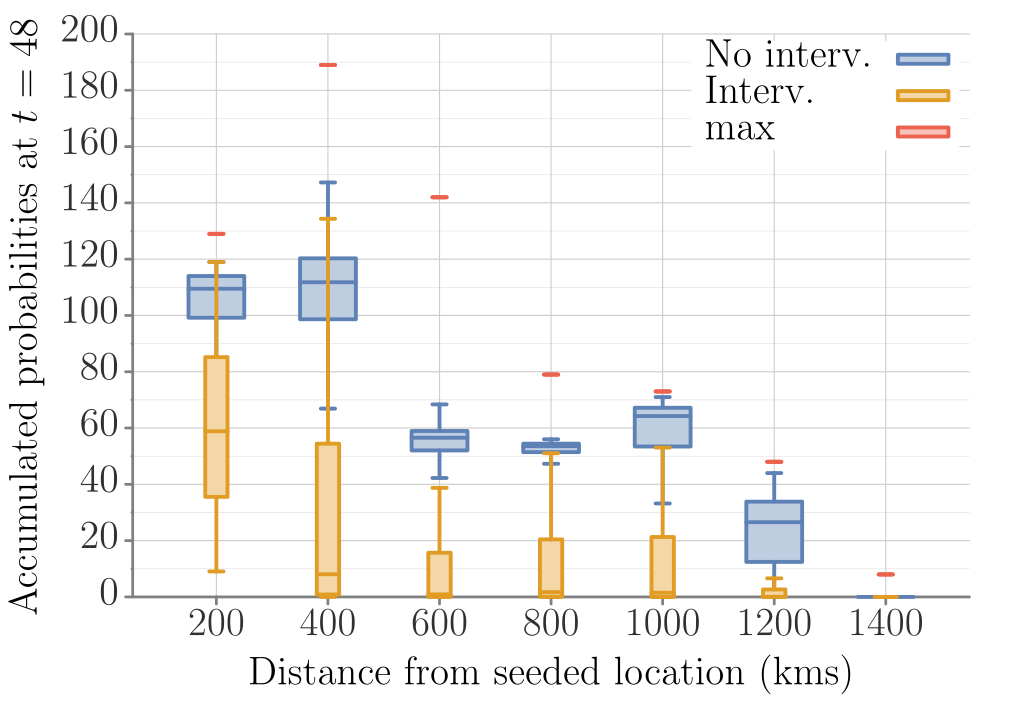

Here is the gnuplot script that generated this plot:
##### terminal
clear
# set loadpath '~/Dropbox/proj/gp/src'
set term tikz standalone size 12.5cm,8.75cm font ",14" gparrows scale 2,2 textscale 2
set datafile separator ','

##### output
set output 'PH_dist_prob_B_box.tex'

##### bg: bg color, axes, grid, tics
##### http://www.colourlovers.com/palette/268142/Danger_Mouse
Danger='#F84934'; # red
Shoes='#4D5E5F'; # grey
##### Rand Olson
roBlue='#1F77B4';
roRed='#D62728';
# border
set style line 21 lt 1 lc rgb '#808080' 
set border 3 back ls 21 lw 5
# grid
set style line 22 lt 2 lc rgb '#CCCCCC' lw 2
set style line 23 lt 2 lc rgb '#DDDDDD' lw 1
set grid xtics mxtics ytics mytics back ls 22, ls 23
# tics
set tics textcolor rgb '#303030'
set tics nomirror out scale 1,.1
set mxtics 2
set mytics 2

##### load default linestyles
set style increment user
# taken care of in terminal
do for [i=1:15] { set style line i lt 1 lw 7 }

##### line colors
# mathematica default
DarkBlue= '#5e82b5'
Orange=   '#e09c24'
Green=    '#8fb030'
Red=      '#eb634f'
Purple=   '#8778b3'
Brown=    '#c46e1a'
LightBlue='#5c9ec7'
Yellow=   '#FDBF6F'
MATHEMATICA="#5e82b5 #e09c24 #8fb030 #eb634f #8778b3 #c46e1a #5c9ec7 #FDBF6F"
do for[i=1:8] {set style line i lc rgb word(MATHEMATICA,i)}
####

##### data style
set style data linespoints;
set style line 1 pt 5
set style line 2 pt 7
set style line 3 pt 13
set style line 4 pt 17
set style line 5 pt 4
set style line 6 pt 6
set style line 7 pt 12
set style line 8 pt 16
#
set pointintervalbox 4.5
do for [i=1:15] {set style line i ps 2.75 pi -1}

# NOTE: offsets should be a function of font sizes
##### key
set key t l Left spacing 2 width 5 opaque font ",15"

##### tics (note that tics are also set in theme)
set xtics font ",15" offset 0,.2
set ytics font ",15" offset 1.5,0

##### plot
set title font ",15" "" offset -3,.3
set xlabel "Distance from seeded location (kms)" offset 0,0 font ",15"
set ylabel "Accumulated probabilities at $t=48$" offset -2,0 font ",15"


unset title;        set key r t width 8;        set xlabel offset 0,.7;        set style line 1 lw 7;        set style line 2 lw 7;        set style data boxplot;        set style boxplot nooutliers;        set xtics offset 0,-.4;

plot    'model-B_s2_48.csv' u (1.0):2:(.5):1 ls 1 fill solid .4 ti 'No interv.',    'model-B_s5_48.csv' u (1.0):2:(.1):1 ls 2 fill solid .4 ti 'Interv.',    '.cell_count_rep.csv' u (1.0):2:(.1):1 ls 4 fill solid .4 ti 'max'

#set term x11 reset;
